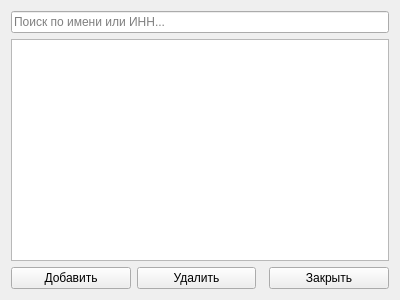
<?xml version="1.0" encoding="UTF-8"?>
<ui version="4.0">
    <class>ClientsForm</class>
    <widget class="QWidget" name="ClientsForm">
        <property name="geometry">
            <rect>
                <x>0</x>
                <y>0</y>
                <width>400</width>
                <height>300</height>
            </rect>
        </property>
        <property name="windowTitle">
            <string>Form</string>
        </property>
        <layout class="QVBoxLayout" name="verticalLayout">
            <item>
                <widget class="QLineEdit" name="lineEditSearch">
                    <property name="placeholderText">
                        <string>Поиск по имени или ИНН...</string>
                    </property>
                    <property name="clearButtonEnabled">
                        <bool>true</bool>
                    </property>
                </widget>
            </item>
            <item>
                <widget class="QTableView" name="tableView">
                    <property name="alternatingRowColors">
                        <bool>true</bool>
                    </property>
                </widget>
            </item>
            <item>
                <layout class="QHBoxLayout" name="horizontalLayout">
                    <item>
                        <widget class="QPushButton" name="btnAdd">
                            <property name="text">
                                <string>Добавить</string>
                            </property>
                        </widget>
                    </item>
                    <item>
                        <widget class="QPushButton" name="btnDelete">
                            <property name="text">
                                <string>Удалить</string>
                            </property>
                        </widget>
                    </item>
                    <item>
                        <spacer name="horizontalSpacer">
                            <property name="orientation">
                                <enum>Qt::Horizontal</enum>
                            </property>
                        </spacer>
                    </item>
                    <item>
                        <widget class="QPushButton" name="btnClose">
                            <property name="text">
                                <string>Закрыть</string>
                            </property>
                        </widget>
                    </item>
                </layout>
            </item>
        </layout>
    </widget>
    <resources/>
    <connections/>
</ui>
